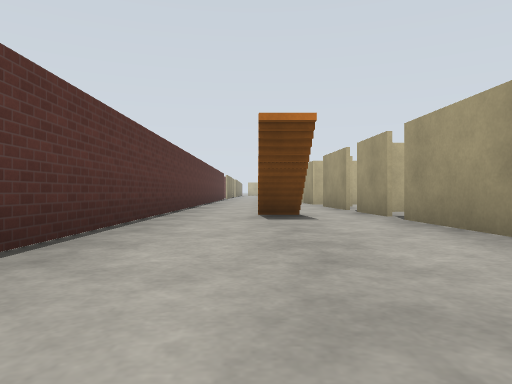
view 1 (above)

21 first-person views from a walk through a robot-simulator world made for Gazebo. The camera is 0.72 m above the floor, looks level and sees 70° across. The floor is counted in squares, 2 m on a side. Each view is taken from the middle of a square. On the plan, view 1 faces up. The plan holds only what a view shows up to about 9 squares ahead; the rest is blank. The place goes on beyond the plan. Simple patterns stand in for the simulator's built-in surfaces.

view 2
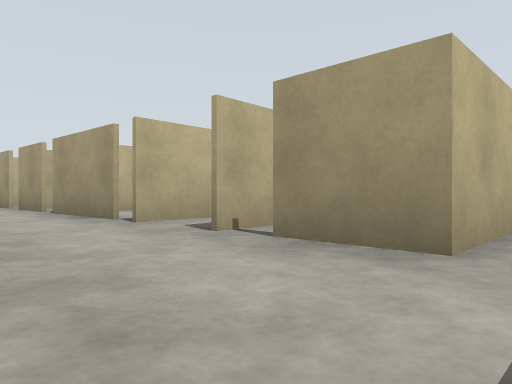

view 3
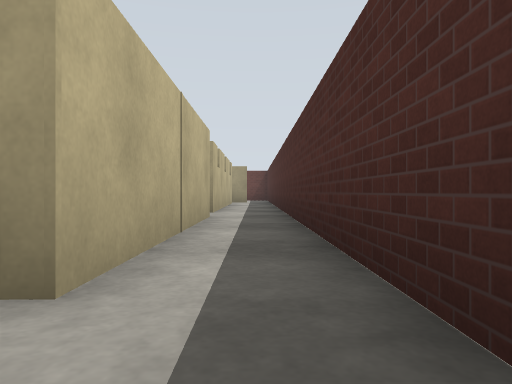

view 4
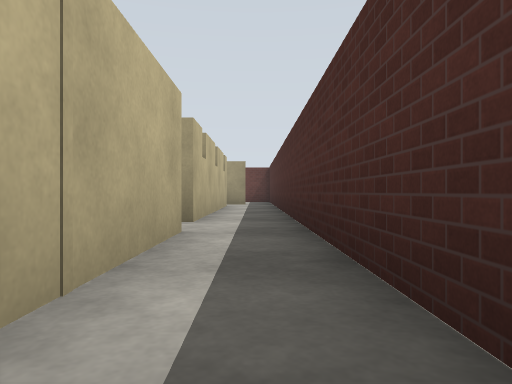

view 5
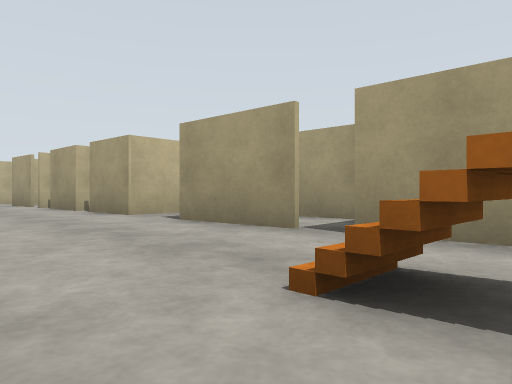

view 6
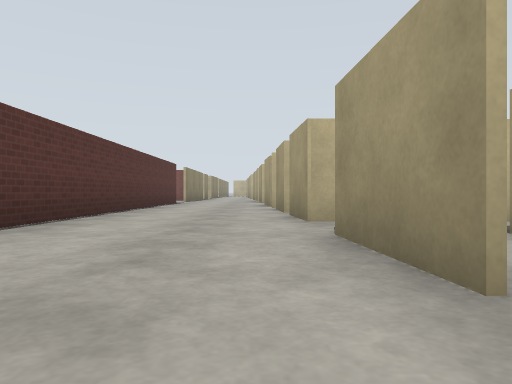

view 7
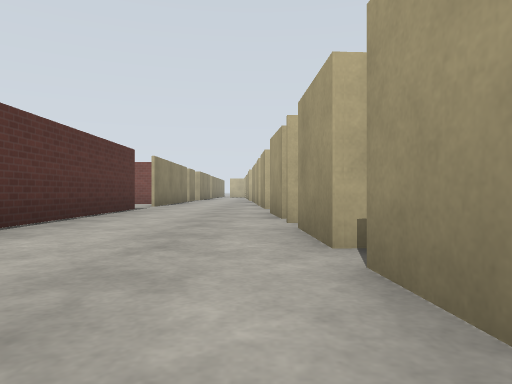

view 8
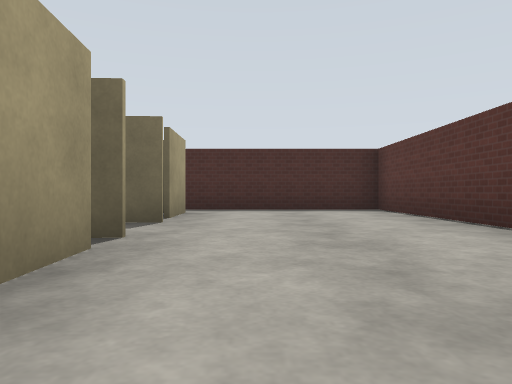

view 9
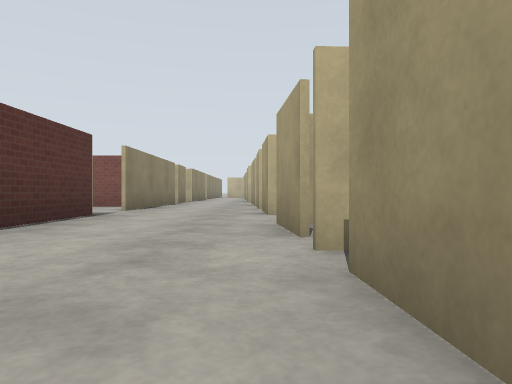

view 10
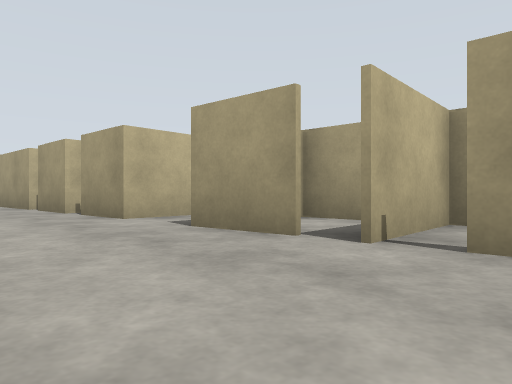

view 11
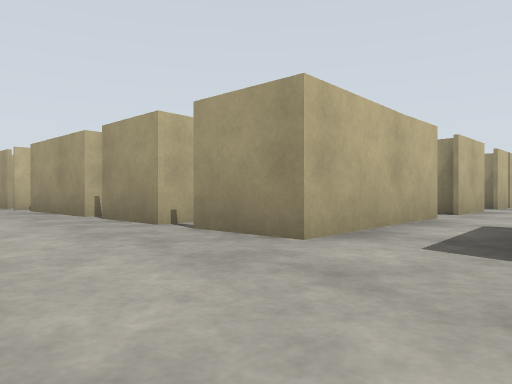

view 12
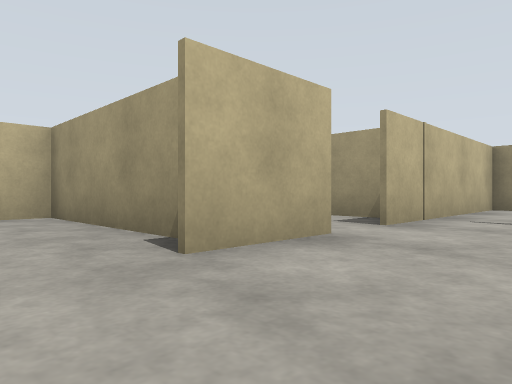

view 13
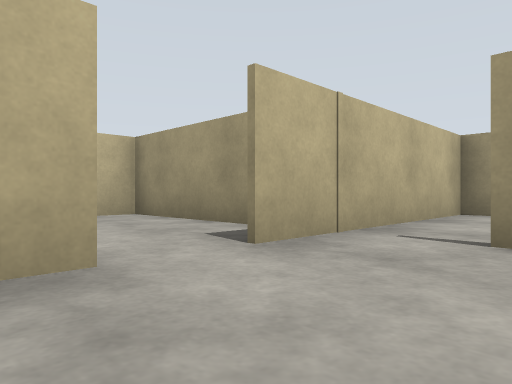

view 14
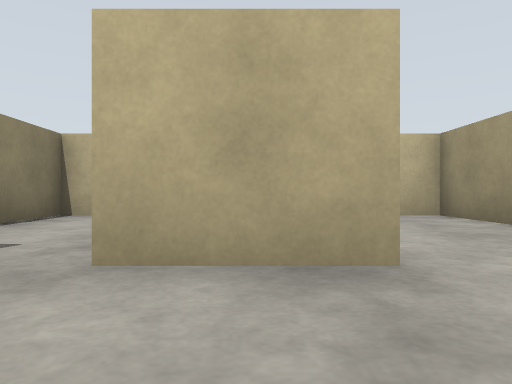

view 15
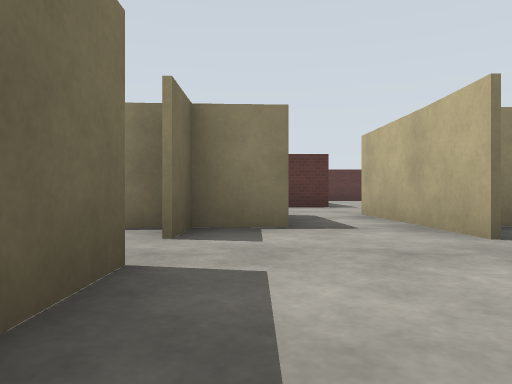

view 16
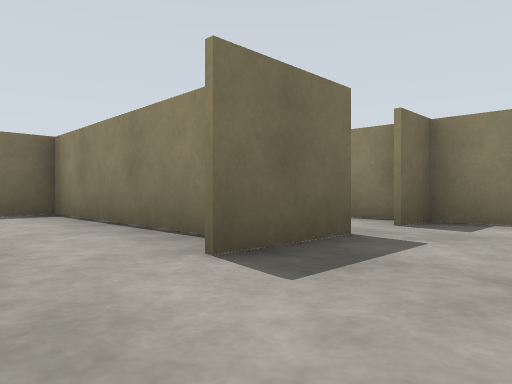

view 17
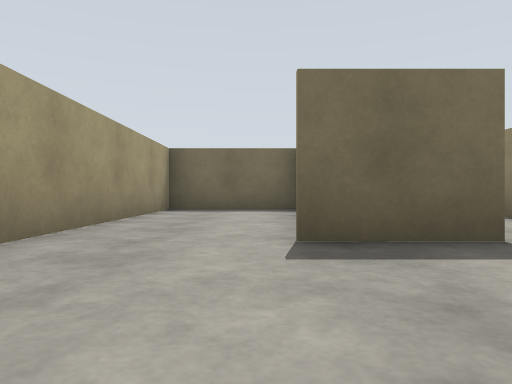

view 18
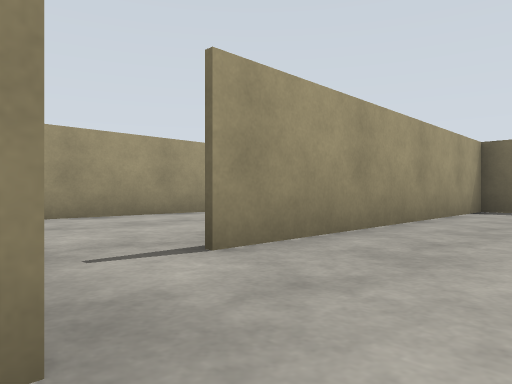

view 19
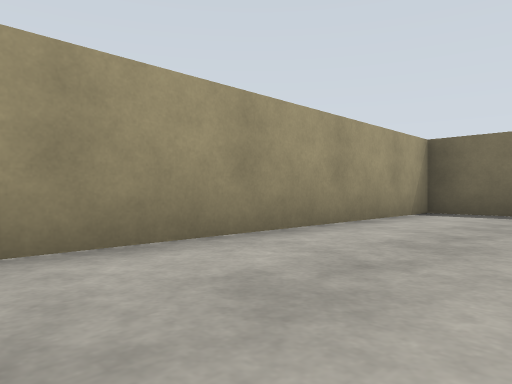

view 20
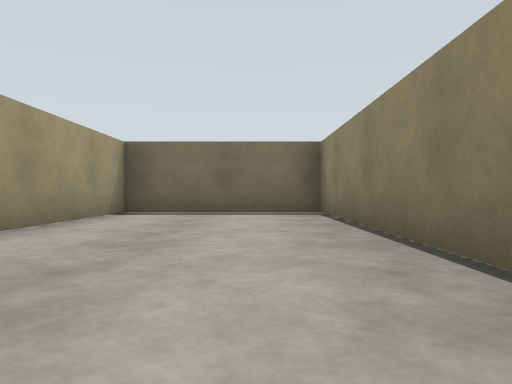

view 21
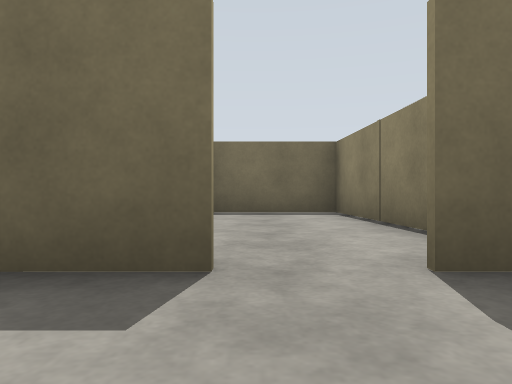

### Floor plan
Points are (right, up) in squares from view 1. A wall is a line through its corners. A room is listed if a view was taken in it or the views show most of it. See-through windows are left out.
Room 1 (views 1, 2, 3, 4, 5, 6, 7, 8, 9, 10, 11)
walls: (1.8, 5.2) (1.8, 6.7); (1.7, 7.2) (1.6, 9.1); (2, 2.6) (1.9, 4.7); (1.6, 10.4) (1.5, 11.8); (1.5, 12.2) (1.4, 13.7); (3.4, 14.3) (1.3, 14.2); (1.4, 14.8) (1.3, 16.2); (6.4, -1.3) (2.2, -1.3) (2.1, 0.1); (10.1, -1.3) (7.4, -1.3); (-1.6, 17.7) (-1.5, -2.5) (12, -2.5)
ways out: opening at (1, 17) to room 2; opening at (0, 19); opening at (2, 10); gap at (6, -1)
Room 2 (views 12, 21)
walls: (4.2, 17.8) (1.2, 17.8); (3.3, 16.4) (3.4, 14.4); (3.2, 15.4) (4.2, 15.4)
ways out: opening at (1, 17) to room 1; opening at (6, 16.5) to room 3; opening at (5, 18) to room 6; opening at (5, 15) to room 7
Room 3 (views 13, 14, 15, 16)
walls: (6.1, 14.6) (6.1, 10.5) (9.1, 10.5); (5.1, 15.4) (6.7, 15.4); (6.7, 17.8) (5.1, 17.8); (8.8, 10.5) (8.8, 16.6)
ways out: opening at (6, 16.5) to room 2; opening at (7, 18) to room 4; opening at (9, 17) to room 5
Room 4 (views 17, 18)
walls: (8.8, 17.8) (8.8, 21.6) (8.1, 21.6)
ways out: opening at (7, 18) to room 3
Room 5 (views 19, 20)
walls: (8.8, 15.4) (8.8, 10.6); (9.1, 10.5) (12.3, 10.5) (12.3, 17.8) (7.7, 17.8)
ways out: opening at (9, 17) to room 3
Room 6 (no view inside)
walls: (5.6, 17.9) (5.6, 21.6) (3, 21.6) (3.2, 18.5)
ways out: opening at (5, 18) to room 2
Room 7 (no view inside)
walls: (3.4, 14.4) (3.6, 10.5) (6.1, 10.5)
ways out: opening at (5, 15) to room 2

Where each view was taken, in squares from view 1:
view 1: 0 up, 0 right, facing up
view 2: 2 down, 0 right, facing up-right
view 3: 2 down, 1 right, facing right
view 4: 2 down, 3 right, facing right
view 5: 5 up, 1 left, facing up-right
view 6: 6 up, 1 right, facing up
view 7: 10 up, 1 right, facing up
view 8: 5 up, 1 right, facing down
view 9: 12 up, 1 right, facing up
view 10: 13 up, 1 left, facing up-right
view 11: 16 up, 1 left, facing up-right
view 12: 16 up, 4 right, facing up-right
view 13: 16 up, 6 right, facing up-right
view 14: 16 up, 6 right, facing up
view 15: 16 up, 7 right, facing left
view 16: 17 up, 8 right, facing down-left
view 17: 18 up, 7 right, facing down
view 18: 18 up, 7 right, facing down-right
view 19: 17 up, 10 right, facing down-right
view 20: 17 up, 10 right, facing down
view 21: 17 up, 5 right, facing down
